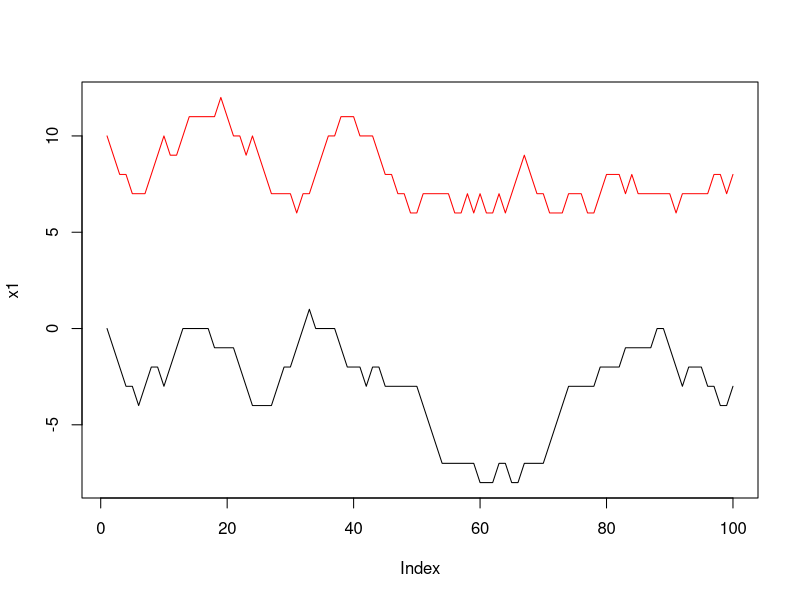

This figure's R source:

x1<-NULL
y1<-NULL
x<-0
x1[1]<-0
y1[1]<-10
for (i in 2:100){
  r1<-rbinom(2,2,0.5)-1
  x1[i]<-x1[i-1]+r1[1]
  y1[i]<-y1[i-1]+r1[2]
  if (abs(x1[i]-y1[i])<2){x1}
}

plot(x1, type = 'l',ylim = c(min(x1,y1),max(x1,y1)))
lines(y1,col='red')


